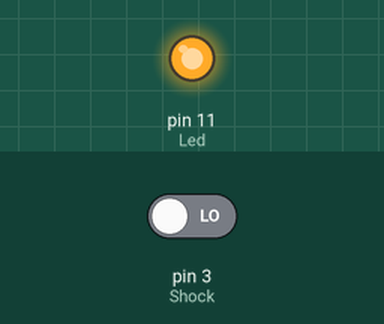
Recording of a sketch running on a simulated Arduino Uno, built with avr-gcc and run on an emulated ATmega328P. Parts: output pins drawn as LEDs (lit = HIGH). The inputs (shaded band) are chosen by the test bench; at power-on: pin 3 (Shock) LOW.

Above: at 1.2 s.
1.3 s: pin 3 (Shock) driven HIGH
At 2.0 s:
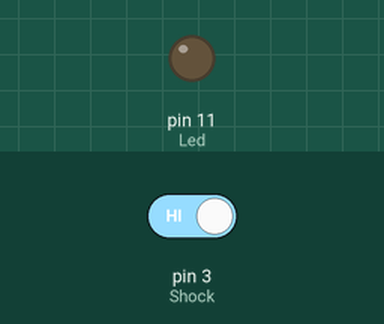
2.8 s: pin 3 (Shock) driven LOW
At 3.1 s:
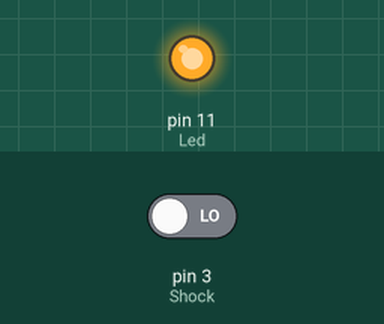
Timing chart, 0 to 5.8 s (numbered marks = the images above; inputs shaded):
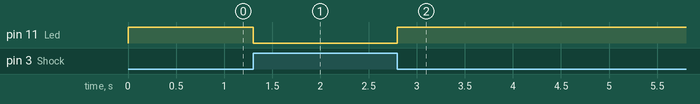

Measured:
- after the input at 1.3 s, pin 11 (Led): HIGH → LOW at once
- after the input at 2.8 s, pin 11 (Led): LOW → HIGH at once

The sketch:

07_crash_sensor.ino
```cpp
int Led = 11;   // set pin for LED
int Shock = 3;  // set pin for collision sensor
int val;        // set digital variable val
void setup() {
  pinMode(Led, OUTPUT);   // set pin LED as output
  pinMode(Shock, INPUT);  // set collision sensor as input
}
void loop() {
  val = digitalRead(Shock);  // read value on pin 3 and assign it to val
  if (val == HIGH)           // when collision sensor detects a signal, LED turns on.
  {
    digitalWrite(Led, LOW);
  } else {
    digitalWrite(Led, HIGH);
  }
}
```
